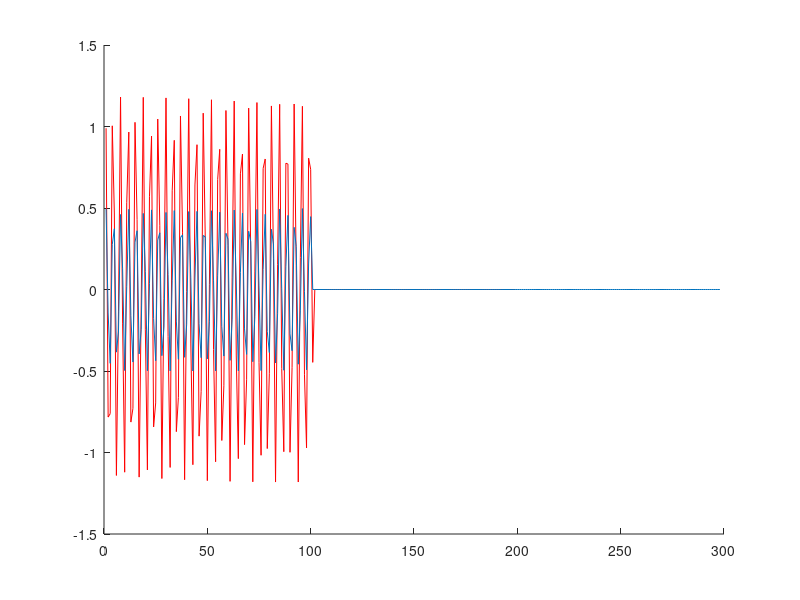

MATLAB code to generate this figure:
1;
clear;
clf;


% Respuesta al impulso de A
function y = ha(n)
    y = sin(8*n);
endfunction

% Respuesta al impulso de B
function y = hb(n,a)
    for i=1:length(n)
	    if(n(i) >= 0)
	        un = 1;
	    else
	        un = 0;
	    end
		y(i) = a^n(i)*un;
	end	
endfunction

% Definimos X
function x_in=xin(n, a)
	x_in = zeros(1, length(n) );
	x_in(1) = 1;
	x_in(2) = -a;
endfunction

a = 0.5;
n = [1:1:100];

W = conv( xin(n,a) ,  ha(n) );

hold on; 
plot(W, 'r')


Out = conv( W ,  hb(n,a) );

plot(Out);

pause;
